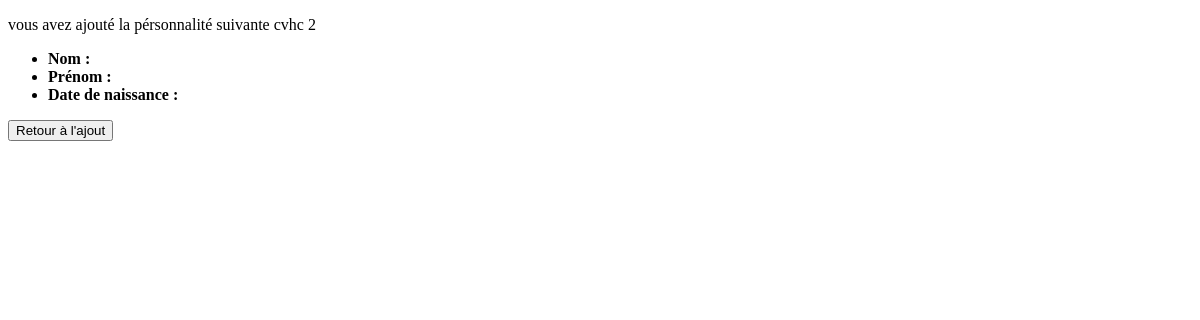
The app's page /firstapp/affiche/2/, older data.
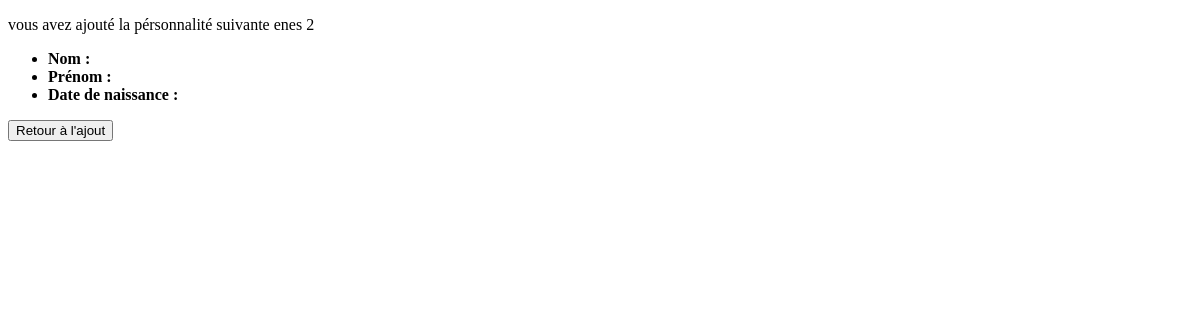
The same page, newer data.
### firstapp/models.py (models this page shows, shortened)
class Personnalite(models.Model):
        nom = models.CharField(max_length=100)
        prenom = models.CharField(max_length = 100)
        date_naissance = models.DateField(blank=True, null = True)
        pays = models.CharField(blank=False)

### firstapp/views.py (the view)
# urls.py: path('affiche/<int:id>/',views.read),
def read(request, id):
    Personnalite = models.Personnalite.objects.get(pk=id)
    return render(request,"firstapp/affiche.html",{"Personnalite": Personnalite})

### firstapp/templates/firstapp/affiche.html (shortened to what this page needs)
<!DOCTYPE html>
<html lang="fr">
<head>
    {% load static %}
</head>
<body>
    <p> vous avez ajouté la pérsonnalité suivante {{Personnalite.nom}} {{Personnalite.id}} </p>
    <ul>
        <li><strong>Nom :</strong> {{ nom }}</li>
        <li><strong>Prénom :</strong> {{ prenom }}</li>
        <li><strong>Date de naissance :</strong> {{ date_naissance }}</li>
    </ul>
    <a href="{% url 'ajout' %}">
        <button type="button">Retour à l'ajout</button>
</body>
</html>

Row changes from the older to the newer data that the page shows:
changed Personnalite id 2: nom "cvhc" → "enes"
